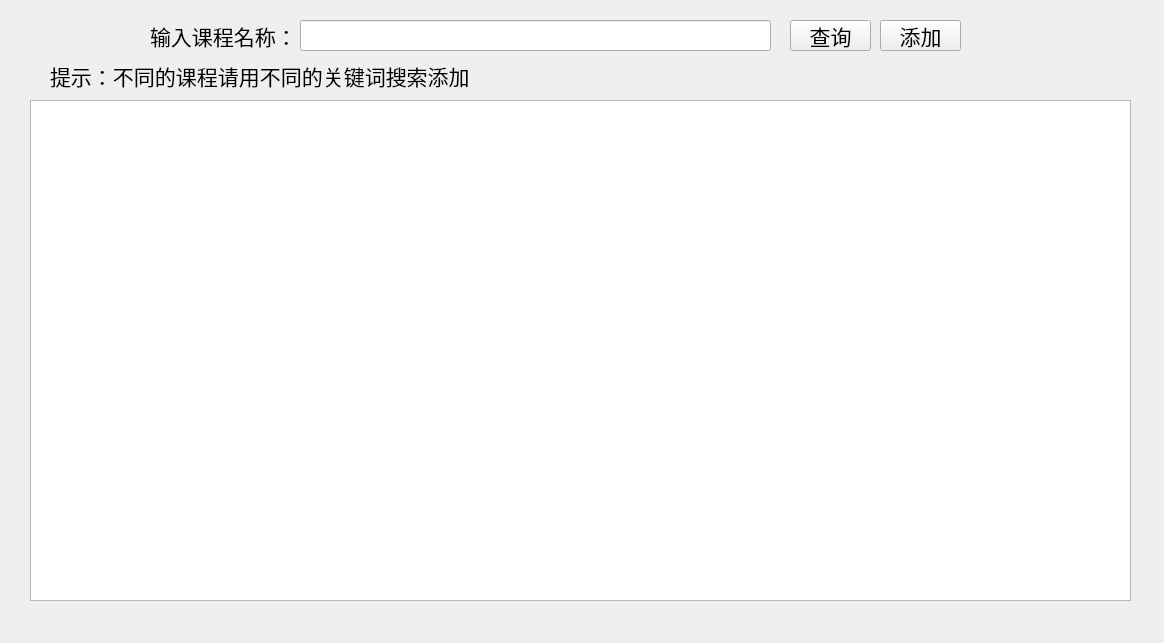
<?xml version="1.0" encoding="UTF-8"?>
<ui version="4.0">
 <class>Form</class>
 <widget class="QWidget" name="Form">
  <property name="geometry">
   <rect>
    <x>0</x>
    <y>0</y>
    <width>1164</width>
    <height>643</height>
   </rect>
  </property>
  <property name="windowTitle">
   <string>SCU URP Helper</string>
  </property>
  <widget class="QTableWidget" name="table">
   <property name="geometry">
    <rect>
     <x>30</x>
     <y>100</y>
     <width>1101</width>
     <height>501</height>
    </rect>
   </property>
  </widget>
  <widget class="QLineEdit" name="query_info">
   <property name="geometry">
    <rect>
     <x>300</x>
     <y>20</y>
     <width>471</width>
     <height>31</height>
    </rect>
   </property>
   <property name="font">
    <font>
     <family>微软雅黑</family>
     <pointsize>16</pointsize>
    </font>
   </property>
  </widget>
  <widget class="QPushButton" name="query_btn">
   <property name="geometry">
    <rect>
     <x>790</x>
     <y>20</y>
     <width>81</width>
     <height>31</height>
    </rect>
   </property>
   <property name="font">
    <font>
     <family>微软雅黑</family>
     <pointsize>16</pointsize>
    </font>
   </property>
   <property name="text">
    <string>查询</string>
   </property>
  </widget>
  <widget class="QLabel" name="label">
   <property name="geometry">
    <rect>
     <x>150</x>
     <y>20</y>
     <width>161</width>
     <height>31</height>
    </rect>
   </property>
   <property name="font">
    <font>
     <family>微软雅黑</family>
     <pointsize>16</pointsize>
    </font>
   </property>
   <property name="text">
    <string>输入课程名称：</string>
   </property>
  </widget>
  <widget class="QPushButton" name="add_btn">
   <property name="geometry">
    <rect>
     <x>880</x>
     <y>20</y>
     <width>81</width>
     <height>31</height>
    </rect>
   </property>
   <property name="font">
    <font>
     <family>微软雅黑</family>
     <pointsize>16</pointsize>
    </font>
   </property>
   <property name="text">
    <string>添加</string>
   </property>
  </widget>
  <widget class="QLabel" name="label_2">
   <property name="geometry">
    <rect>
     <x>50</x>
     <y>60</y>
     <width>441</width>
     <height>31</height>
    </rect>
   </property>
   <property name="font">
    <font>
     <family>宋体</family>
     <pointsize>16</pointsize>
    </font>
   </property>
   <property name="text">
    <string>提示：不同的课程请用不同的关键词搜索添加</string>
   </property>
  </widget>
 </widget>
 <resources/>
 <connections/>
</ui>
